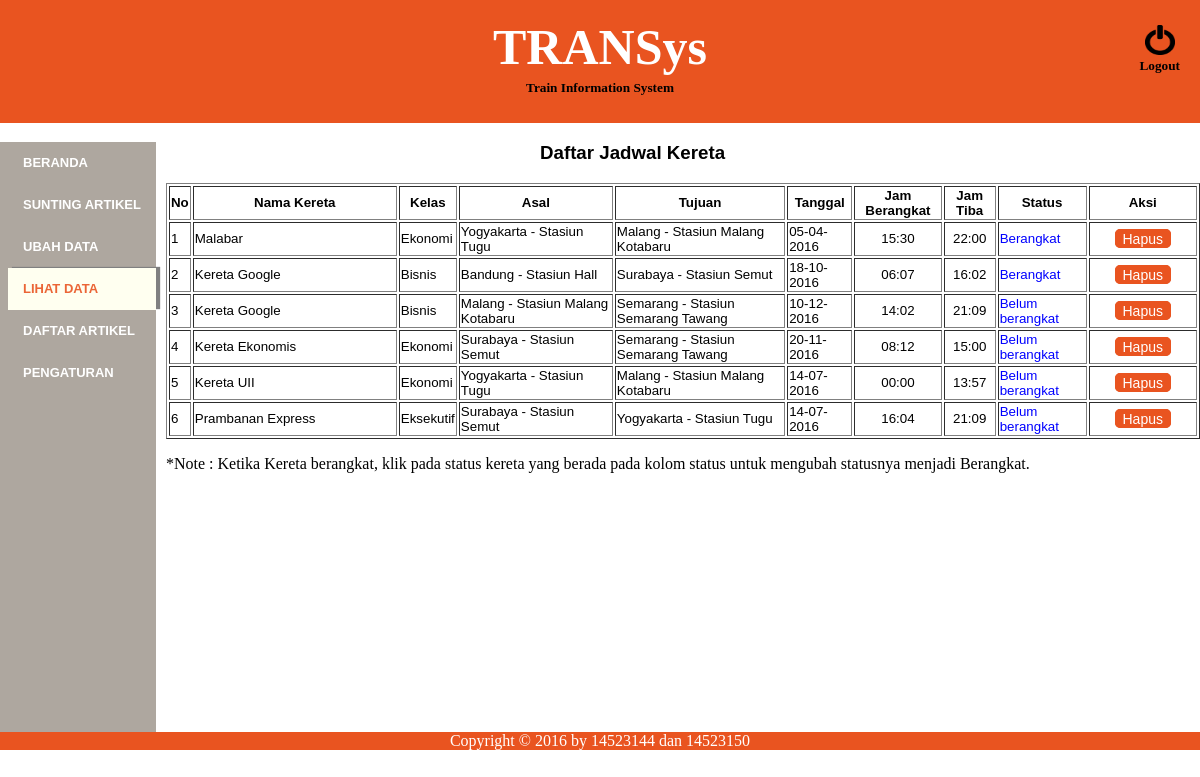
Screenshot of /lihatdata.php (signed in) with the database file from the repository.
### tables this page shows
CREATE TABLE `KERETA` (
  `id` int(11) NOT NULL,
  `nama_kereta` varchar(400) NOT NULL,
  `kelas` varchar(50) NOT NULL,
  `tanggal` date NOT NULL,
  `jam_berangkat` varchar(5) NOT NULL,
  `jam_tiba` varchar(5) NOT NULL,
  `tarif_dewasa` decimal(22,2) NOT NULL,
  `tarif_anak` decimal(22,2) NOT NULL,
  `status` varchar(200) NOT NULL
);

CREATE TABLE `ASAL` (
  `id` int(11) NOT NULL,
  `nama_asal` text NOT NULL,
  `id_kereta` int(11) NOT NULL
);

CREATE TABLE `TUJUAN` (
  `id` int(11) NOT NULL,
  `nama_tujuan` text NOT NULL,
  `id_kereta` int(11) NOT NULL
);

### proses/get_data.php (called while the page is built, shortened)
<?php
	$database = mysqli_connect("localhost","root","","usertransys");
	$get_data = mysqli_query($database,"SELECT k.*, a.nama_asal,t.nama_tujuan FROM KERETA k JOIN ASAL a ON k.id = a.id_kereta JOIN TUJUAN t ON a.id_kereta = t.id_kereta");
?>

### lihatdata.php (the view, shortened to what this page needs)
<?php
	include("proses/get_data.php");
?>
<!DOCTYPE html>
<html>
	<head>
		<link rel="stylesheet" type="text/css" href="css/style2.css">
	</head>
		<body>
			<aside>
				<a href="proses/logout.php">
					<img src="images/logout.png">
					<h5>Logout</h5>
				</a>
			</aside>
				<header>
					<h1>TRANSys</h1>
					<h5>Train Information System</h5>
				</header>
						<nav class="lhd">
							<ul>
								<li><a href="adminhome.php">Beranda</a></li>
								<li><a href="suntingartikel.php">Sunting Artikel</a></li>
								<li><a href="ubahdata.php">Ubah Data</a></li>
								<li class="active"><a class="active" href="lihatdata.php">Lihat Data</a></li>
								<li><a href="lihatartikel.php">Daftar Artikel</a></li>
								<li><a href="pengaturan.php">Pengaturan</a></li>
							</ul>
						</nav>
				<d>
					<h3 style="margin-left: 45%;font-family: Arial;">Daftar Jadwal Kereta</h3>
					<table border="1" class="fontdt">
						<th>No</th>
						<th id="tabeldt">Nama Kereta</th>
						<th>Kelas</th>
						<th>Asal</th>
						<th>Tujuan</th>
						<th>Tanggal</th>
						<th>Jam Berangkat</th>
						<th>Jam Tiba</th>
						<th>Status</th>
						<th>Aksi</th>
							<?php
							$no = 1;
								while ($data = mysqli_fetch_array($get_data)) {
									$tanggal = date("d-m-Y", strtotime($data['tanggal']));
									echo "<tr>";
									echo "<td>".$no++."</td>";
									echo "<td>".$data['nama_kereta']."</td>";
									echo "<td>".$data['kelas']."</td>";
									echo "<td>".$data['nama_asal']."</td>";
									echo "<td>".$data['nama_tujuan']."</td>";
									echo "<td>$tanggal</td>";
									echo "<td style='text-align: center;'>".$data['jam_berangkat']."</td>";
									echo "<td style='text-align: center;'>".$data['jam_tiba']."</td>";
									echo "<td><a href='proses/update_status.php?id=".$data['id']."' style='color: blue; text-decoration: none;'>".$data['status']."</a></td>";
									echo "<td><a id ='lhtart' href='proses/hapus_data.php?id=".$data['id']."'>Hapus</a></td>";
									echo "</tr>";
								}
							?>
					</table>
				<p>*Note : Ketika Kereta berangkat, klik pada status kereta yang berada pada kolom status untuk mengubah statusnya menjadi Berangkat.</p>
					<footer>
						Copyright &copy 2016 by 14523144 dan 14523150
					</footer>
		</body>
</html>

### css/style2.css (style rules this page uses)
body { margin: 0; padding: 0; background-color: white; }
header { text-align: center; background-color: #E95420; padding: 10px; color: white; font-weight: bold; line-height: 7px; font-family: Comic Sans MS; }
header h1 { font-size: 50px; }
header h5 { color: black; }
aside { margin-top: 25px; margin-right: 20px; position: absolute; right: 0; text-align: center; line-height: 1px; }
aside a { text-decoration: none; color: black; font-weight: bold; }
img { width: 30px; height: 30px; margin-bottom: -12px; }
nav { float: left; background-color: #AEA79F; margin-right: 30px; margin-left: -32px; height: 590px; }
nav.lhd { float: left; background-color: #AEA79F; margin-right: 10px; margin-left: -32px; height: 590px; }
nav ul { list-style: none; margin: 0; }
nav li { line-height: 42px; text-transform: uppercase; font-weight: bold; font-size: 13px; font-family: Arial; }
nav a { text-decoration: none; color: white; padding: 8px 15px; }
footer { clear: left; text-align: center; background-color: #E95420; color: white; font-family: Comic Sans MS; }
a.active { color: #EB6536; font-weight: bold; cursor: default; }
li.active { background-color: #FFFFF0; box-shadow: 4px -1px 1px #808080; }
#lhtart { margin-right: 24px; margin-left: 24px; color: white; padding: 0.5px 7px; font-size: 10.5pt; border: 1px solid #E95420; cursor: pointer; border-radius: 5px 5px 5px 5px; text-decoration: none; background-color: #E95420; }
table.fontdt { font-size: 10pt; font-family: Arial; }
#tabeldt { width: 200px; }

### rows the page displays
kereta: nama_kereta "Malabar", kelas "Ekonomi", asal.nama_asal "Yogyakarta - Stasiun Tugu", tujuan.nama_tujuan "Malang - Stasiun Malang Kotabaru", tanggal "05-04-2016", jam_berangkat "15:30", jam_tiba "22:00", status "Berangkat"
kereta: nama_kereta "Kereta Google", kelas "Bisnis", asal.nama_asal "Bandung - Stasiun Hall", tujuan.nama_tujuan "Surabaya - Stasiun Semut", tanggal "18-10-2016", jam_berangkat "06:07", jam_tiba "16:02", status "Berangkat"
kereta: nama_kereta "Kereta Google", kelas "Bisnis", asal.nama_asal "Malang - Stasiun Malang Kotabaru", tujuan.nama_tujuan "Semarang - Stasiun Semarang Tawang", tanggal "10-12-2016", jam_berangkat "14:02", jam_tiba "21:09", status "Belum berangkat"
kereta: nama_kereta "Kereta Ekonomis", kelas "Ekonomi", asal.nama_asal "Surabaya - Stasiun Semut", tujuan.nama_tujuan "Semarang - Stasiun Semarang Tawang", tanggal "20-11-2016", jam_berangkat "08:12", jam_tiba "15:00", status "Belum berangkat"
kereta: nama_kereta "Kereta UII", kelas "Ekonomi", asal.nama_asal "Yogyakarta - Stasiun Tugu", tujuan.nama_tujuan "Malang - Stasiun Malang Kotabaru", tanggal "14-07-2016", jam_berangkat "00:00", jam_tiba "13:57", status "Belum berangkat"
kereta: nama_kereta "Prambanan Express", kelas "Eksekutif", asal.nama_asal "Surabaya - Stasiun Semut", tujuan.nama_tujuan "Yogyakarta - Stasiun Tugu", tanggal "14-07-2016", jam_berangkat "16:04", jam_tiba "21:09", status "Belum berangkat"
